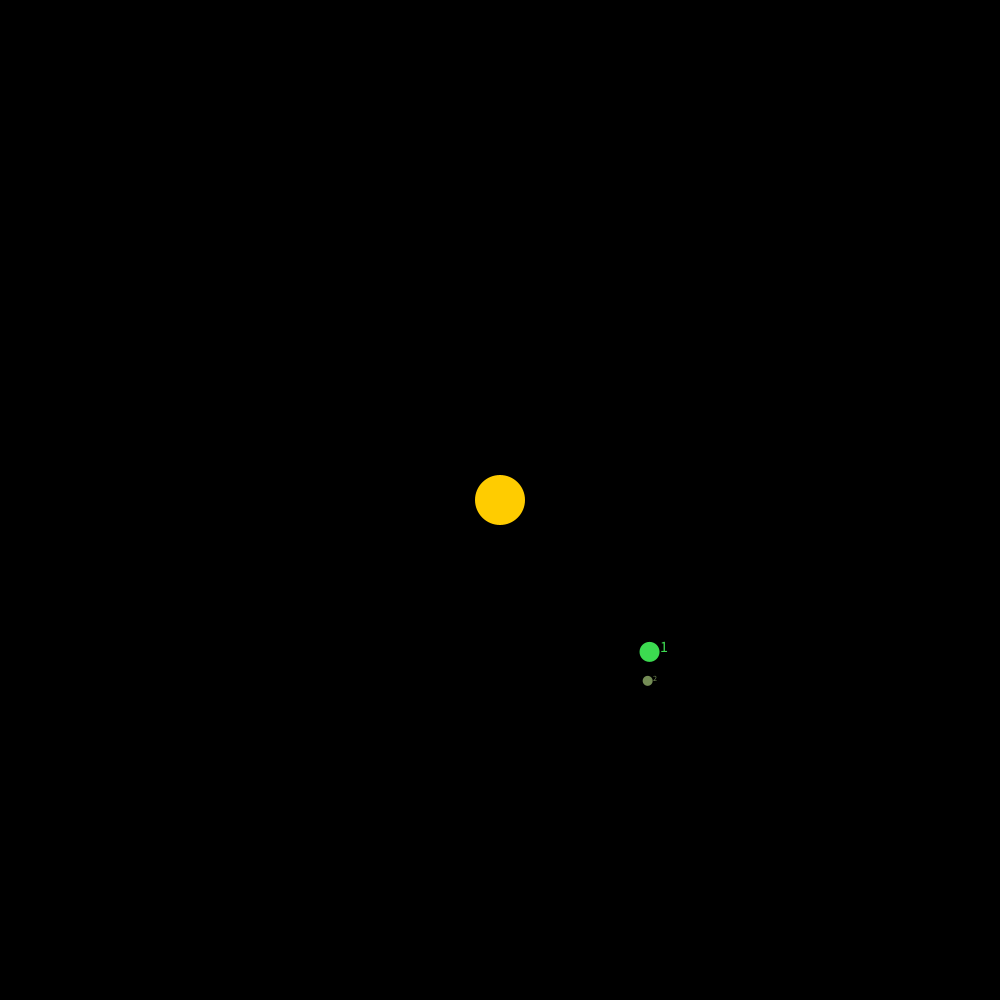
Frame 1 (no input)
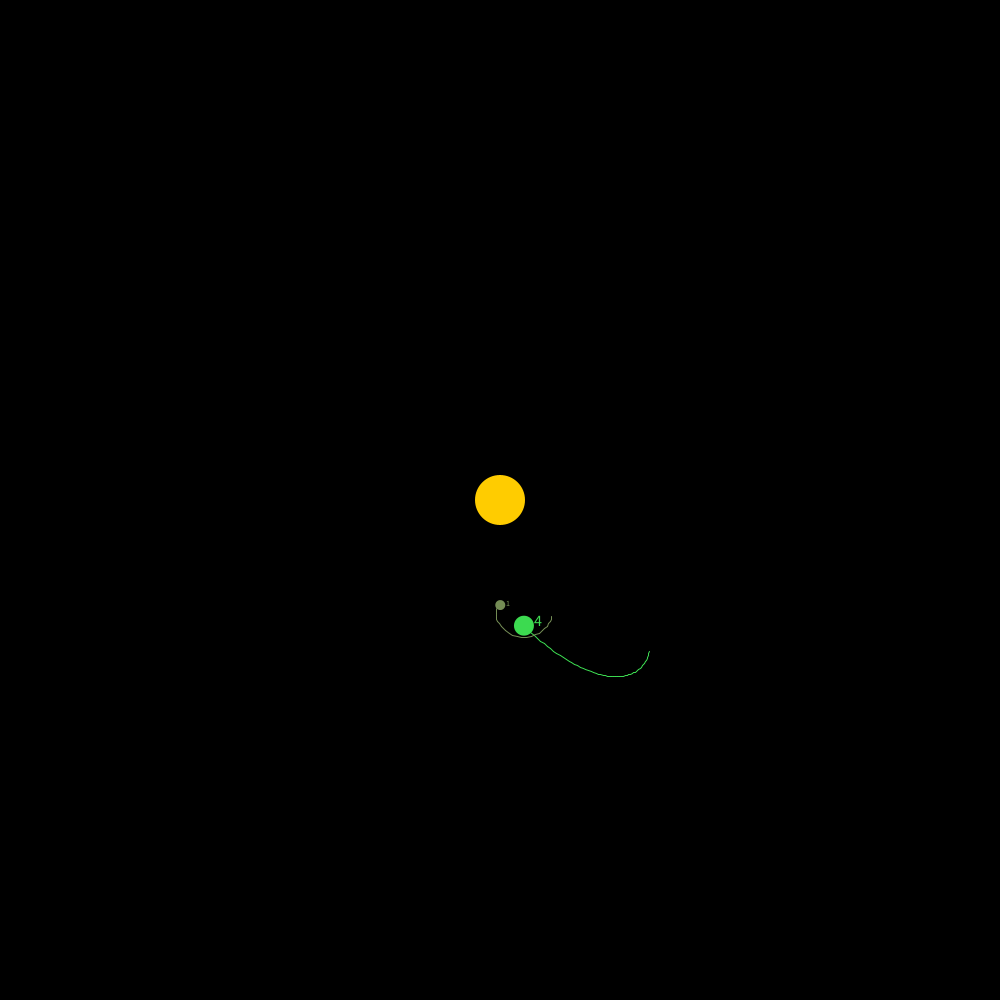
Frame 60 (the mouse pressed at the canvas centre just before this capture)
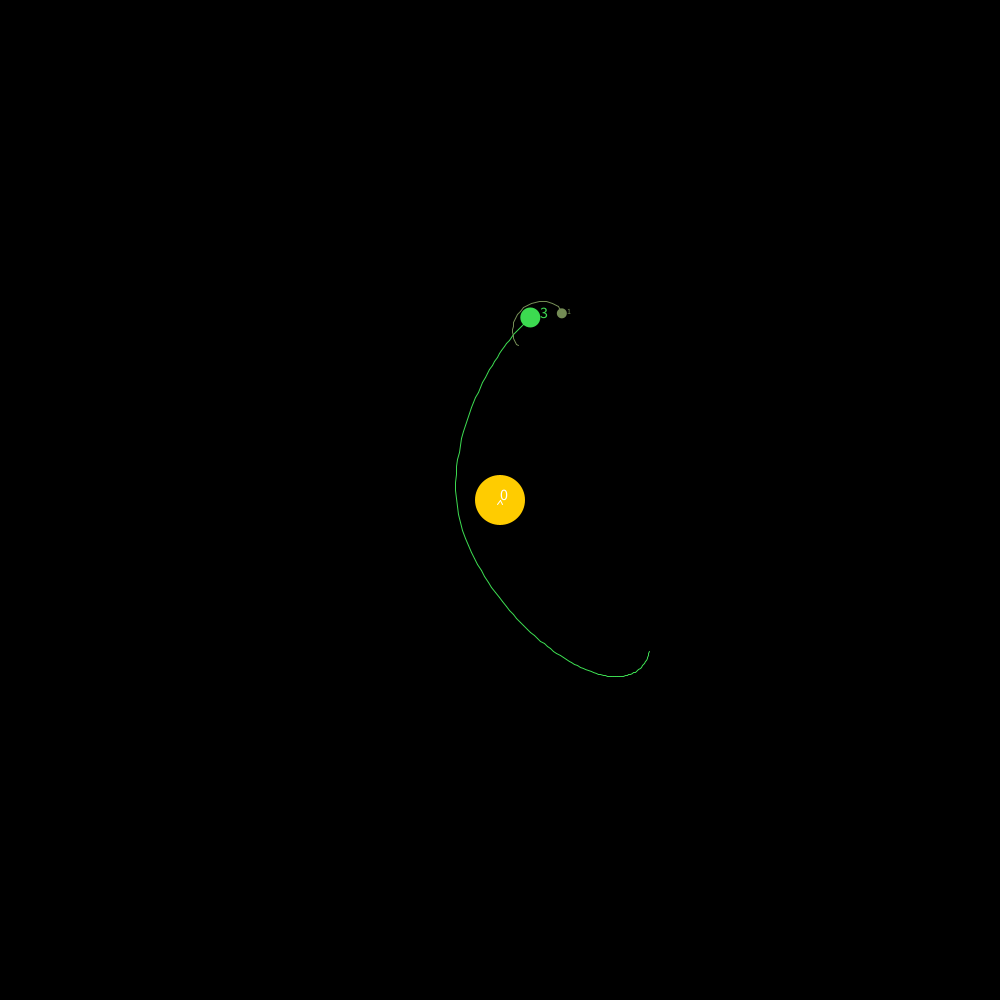
Frame 120 (the mouse held since frame 60 and released just before this capture)

The Processing sketch that drew these frames (run headless with seeded random() and noise(); from frame 60 on, the mouse is pressed at the canvas centre):

// Processing sketch: solar
// ── solar.pde

Planet sun, earth, moon;
float fps = 60.0;
PVector plane = new PVector(0, 1);

void setup() {
  //fullScreen();
  size(1000, 1000);
  frameRate(fps);

  sun = new Planet(new PVector(width/2, height/2), 50, 2, null, null);
  earth = new Planet(new PVector(150, 150), 20, 1, sun, null);
  moon = new Planet(new PVector(0, 30), 10, 1, earth, null);

  earth.addPlanet(moon);
  sun.addPlanet(earth);
}

void draw() {
  background(0);
  sun.update();
  sun.show();

  stroke(255);
  if (mousePressed) {
    
    PVector dir = new PVector(mouseX-pressPos.x, mouseY-pressPos.y);
    float angle = atan2(plane.x, plane.y) - atan2(dir.x, dir.y);
    //println(degrees(angle));
    
    fill(255);
    textSize(16);
    text(int(dir.mag()), mouseX, mouseY);
    
    translate(pressPos.x, pressPos.y);
    rotate(angle);
    line(0, 0, 0, dir.mag());
    
    for (int i=0; i<40; i++) {
       float inc = lerp(-dir.mag(), -10*dir.mag(), i/20.0);
       point(0, inc);
    }
    
    pushMatrix();
    rotate(PI/6.0);
    line(0, 0, 0, constrain(dir.mag()*0.4, 5, 20));
    popMatrix();
    
    pushMatrix();
    rotate(-PI/6.0);
    line(0, 0, 0, constrain(dir.mag()*0.4, 5, 20));
    popMatrix();

    
  }
}

PVector pressPos;
void mousePressed() {
  pressPos = new PVector(mouseX, mouseY);
}

PVector releasePos;
void mouseReleased() {
  releasePos = new PVector(mouseX, mouseY);
  pressPos.sub(releasePos);
  pressPos.mult(0.1); 
  Planet newearth = new Planet(new PVector(mouseX-sun.pos.x, mouseY-sun.pos.y), 20, 10, sun, pressPos);
  Planet newmoon = new Planet(new PVector(0, 30), 10, 0.1, earth, null);
  newearth.addPlanet(newmoon);
  sun.addPlanet(newearth);
}
// ── planet.pde

class Planet {

  PVector pos;
  PVector vel;

  float r;
  float m;

  Planet parent;
  ArrayList childs;

  //float G = 6.674e-11;
  float G = 10;
  float dt = 1.0/frameRate;

  PVector[] trail;
  int trailSize;
  int c;


  Planet(PVector position, float radius, float mass, Planet parent, PVector iniVel) {
    this.pos = position;
    this.r = radius;
    this.m = mass;
    this.parent = parent;

    childs = new ArrayList();
    trail = new PVector[1];

    if (parent != null) {
      // Initial velocity perpendicular to parent
      if (iniVel != null) {
        this.vel = new PVector(iniVel.x, iniVel.y);
      } else {
        this.vel = new PVector(pos.x, pos.y);
        //vel.setMag(log(pos.mag())).rotate(HALF_PI);
        vel = PVector.random2D();
        vel.setMag(2);
      }
    }

    trailSize = (int) pos.mag();
    c = color(random(255), random(255), random(255));
  }


  void addPlanet(Planet p) {
    childs.add(p);
  }


  void update() {
    if (parent != null) {
      float f = G * m * parent.m/pow(pos.mag(), 2);
      float a = f/m;
      PVector acc = PVector.mult(pos, -1*a);
      vel.add(acc);
      pos.add(vel);
    }

    trail = (PVector[]) splice(trail, new PVector(pos.x, pos.y), 0); 
    if (trail.length > trailSize) {
      trail = (PVector[]) subset(trail, 0, trailSize);
    }

    for (int i=0; i<childs.size(); i++) {//Planet p : childs) {
      Planet p = (Planet) childs.get(i);
      p.update();
    }
  }


  void update(PVector newpos) {
    this.pos = new PVector(newpos.x, newpos.y);

    for (int i=0; i<childs.size(); i++) {
      Planet p = (Planet) childs.get(i);
      p.update();
    }
  }


  void show() {
    if (parent == null) {
      c = #FFCC00;
    }
    pushMatrix();
    stroke(c);
    for (int i=0; i<trail.length-2; i++) {
      line(trail[i].x, trail[i].y, trail[i+1].x, trail[i+1].y);
    }
    noStroke();
    fill(c);
    ellipse(pos.x, pos.y, r, r);

    if (parent != null) {
      textSize(this.r*0.8);
      text(int(this.vel.mag()), pos.x+r/2.0, pos.y);
    }
    translate(pos.x, pos.y);
    for (int i=0; i<childs.size(); i++) {
      Planet p = (Planet) childs.get(i);
      p.show();
    }
    popMatrix();
  }
}
